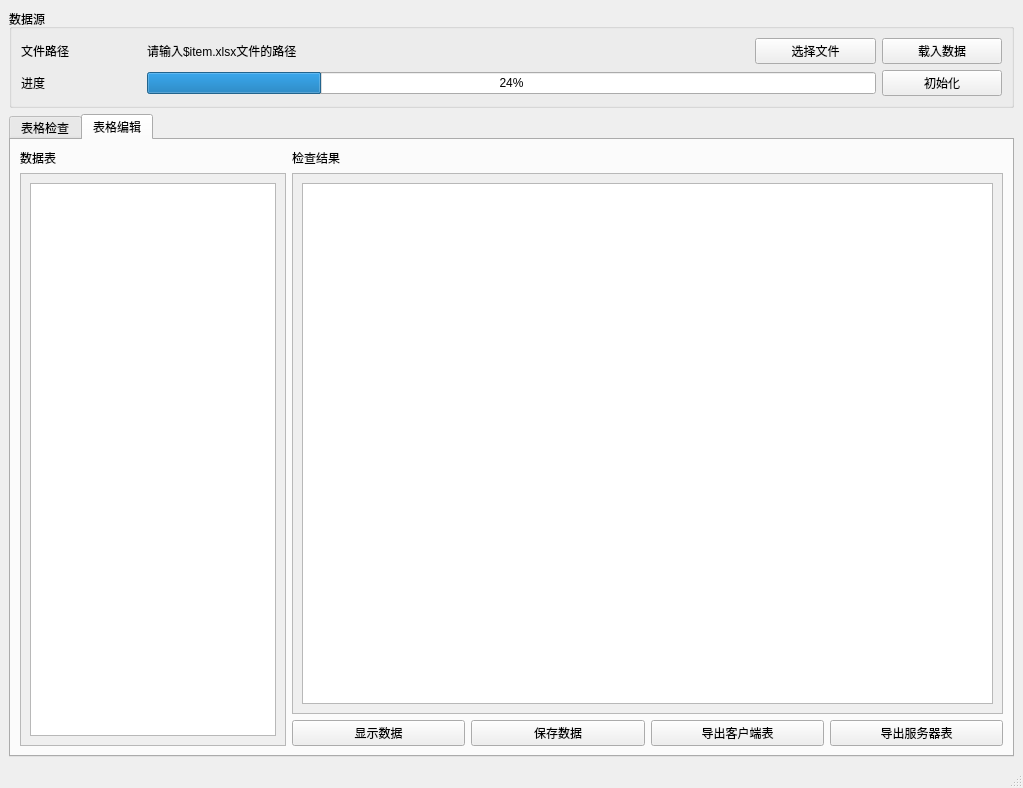
<?xml version="1.0" encoding="UTF-8"?>
<ui version="4.0">
 <class>MainWindow</class>
 <widget class="QMainWindow" name="MainWindow">
  <property name="geometry">
   <rect>
    <x>0</x>
    <y>0</y>
    <width>1023</width>
    <height>788</height>
   </rect>
  </property>
  <property name="windowTitle">
   <string>MainWindow</string>
  </property>
  <widget class="QWidget" name="centralwidget">
   <layout class="QVBoxLayout" name="verticalLayout">
    <item>
     <widget class="QGroupBox" name="groupBox">
      <property name="title">
       <string>数据源</string>
      </property>
      <layout class="QGridLayout" name="gridLayout" rowstretch="0,0,0" columnstretch="1,5,1,1">
       <item row="0" column="0">
        <widget class="QLabel" name="label_2">
         <property name="text">
          <string>文件路径</string>
         </property>
        </widget>
       </item>
       <item row="2" column="0">
        <widget class="QLabel" name="label">
         <property name="text">
          <string>进度</string>
         </property>
        </widget>
       </item>
       <item row="0" column="3">
        <widget class="QPushButton" name="pushButton_2">
         <property name="text">
          <string>载入数据</string>
         </property>
        </widget>
       </item>
       <item row="0" column="2">
        <widget class="QPushButton" name="pushButton">
         <property name="text">
          <string>选择文件</string>
         </property>
        </widget>
       </item>
       <item row="2" column="1" colspan="2">
        <widget class="QProgressBar" name="progressBar">
         <property name="value">
          <number>24</number>
         </property>
        </widget>
       </item>
       <item row="2" column="3">
        <widget class="QPushButton" name="pushButton_3">
         <property name="text">
          <string>初始化</string>
         </property>
        </widget>
       </item>
       <item row="0" column="1">
        <widget class="QLabel" name="label_9">
         <property name="text">
          <string>请输入$item.xlsx文件的路径</string>
         </property>
        </widget>
       </item>
      </layout>
     </widget>
    </item>
    <item>
     <widget class="QTabWidget" name="tabWidget">
      <property name="currentIndex">
       <number>1</number>
      </property>
      <widget class="QWidget" name="tab">
       <attribute name="title">
        <string>表格检查</string>
       </attribute>
       <layout class="QHBoxLayout" name="horizontalLayout_3" stretch="3,8">
        <item>
         <layout class="QVBoxLayout" name="verticalLayout_2">
          <item>
           <widget class="QLabel" name="label_3">
            <property name="text">
             <string>数据表</string>
            </property>
           </widget>
          </item>
          <item>
           <widget class="QScrollArea" name="scrollArea">
            <property name="widgetResizable">
             <bool>true</bool>
            </property>
            <widget class="QWidget" name="scrollAreaWidgetContents">
             <property name="geometry">
              <rect>
               <x>0</x>
               <y>0</y>
               <width>259</width>
               <height>556</height>
              </rect>
             </property>
             <layout class="QHBoxLayout" name="horizontalLayout_6">
              <item>
               <widget class="QTableWidget" name="tableWidget_2"/>
              </item>
             </layout>
            </widget>
           </widget>
          </item>
         </layout>
        </item>
        <item>
         <layout class="QVBoxLayout" name="verticalLayout_4">
          <item>
           <widget class="QLabel" name="label_4">
            <property name="text">
             <string>检查结果</string>
            </property>
           </widget>
          </item>
          <item>
           <widget class="QScrollArea" name="scrollArea_2">
            <property name="widgetResizable">
             <bool>true</bool>
            </property>
            <widget class="QWidget" name="scrollAreaWidgetContents_2">
             <property name="geometry">
              <rect>
               <x>0</x>
               <y>0</y>
               <width>699</width>
               <height>519</height>
              </rect>
             </property>
             <layout class="QHBoxLayout" name="horizontalLayout_2">
              <item>
               <widget class="QTableWidget" name="tableWidget"/>
              </item>
             </layout>
            </widget>
           </widget>
          </item>
          <item>
           <layout class="QHBoxLayout" name="horizontalLayout">
            <item>
             <widget class="QPushButton" name="pushButton_4">
              <property name="text">
               <string>检查数据</string>
              </property>
             </widget>
            </item>
            <item>
             <widget class="QPushButton" name="pushButton_5">
              <property name="text">
               <string>数据表关联</string>
              </property>
             </widget>
            </item>
            <item>
             <widget class="QPushButton" name="pushButton_6">
              <property name="text">
               <string>概率计算</string>
              </property>
             </widget>
            </item>
            <item>
             <widget class="QPushButton" name="pushButton_7">
              <property name="text">
               <string>横向数据匹配</string>
              </property>
             </widget>
            </item>
           </layout>
          </item>
         </layout>
        </item>
       </layout>
      </widget>
      <widget class="QWidget" name="tab_2">
       <attribute name="title">
        <string>表格编辑</string>
       </attribute>
       <layout class="QHBoxLayout" name="horizontalLayout_5" stretch="3,8">
        <item>
         <layout class="QVBoxLayout" name="verticalLayout_5">
          <item>
           <widget class="QLabel" name="label_7">
            <property name="text">
             <string>数据表</string>
            </property>
           </widget>
          </item>
          <item>
           <widget class="QScrollArea" name="scrollArea_5">
            <property name="widgetResizable">
             <bool>true</bool>
            </property>
            <widget class="QWidget" name="scrollAreaWidgetContents_5">
             <property name="geometry">
              <rect>
               <x>0</x>
               <y>0</y>
               <width>259</width>
               <height>556</height>
              </rect>
             </property>
             <layout class="QHBoxLayout" name="horizontalLayout_7">
              <item>
               <widget class="QTableWidget" name="tableWidget_3"/>
              </item>
             </layout>
            </widget>
           </widget>
          </item>
         </layout>
        </item>
        <item>
         <layout class="QVBoxLayout" name="verticalLayout_6">
          <item>
           <widget class="QLabel" name="label_8">
            <property name="text">
             <string>检查结果</string>
            </property>
           </widget>
          </item>
          <item>
           <widget class="QScrollArea" name="scrollArea_6">
            <property name="widgetResizable">
             <bool>true</bool>
            </property>
            <widget class="QWidget" name="scrollAreaWidgetContents_6">
             <property name="geometry">
              <rect>
               <x>0</x>
               <y>0</y>
               <width>699</width>
               <height>519</height>
              </rect>
             </property>
             <layout class="QHBoxLayout" name="horizontalLayout_8">
              <item>
               <widget class="QTableWidget" name="tableWidget_4"/>
              </item>
             </layout>
            </widget>
           </widget>
          </item>
          <item>
           <layout class="QHBoxLayout" name="horizontalLayout_4">
            <item>
             <widget class="QPushButton" name="pushButton_15">
              <property name="text">
               <string>显示数据</string>
              </property>
             </widget>
            </item>
            <item>
             <widget class="QPushButton" name="pushButton_13">
              <property name="text">
               <string>保存数据</string>
              </property>
             </widget>
            </item>
            <item>
             <widget class="QPushButton" name="pushButton_12">
              <property name="text">
               <string>导出客户端表</string>
              </property>
             </widget>
            </item>
            <item>
             <widget class="QPushButton" name="pushButton_14">
              <property name="text">
               <string>导出服务器表</string>
              </property>
             </widget>
            </item>
           </layout>
          </item>
         </layout>
        </item>
       </layout>
      </widget>
     </widget>
    </item>
   </layout>
  </widget>
  <widget class="QStatusBar" name="statusbar"/>
 </widget>
 <resources/>
 <connections/>
</ui>
